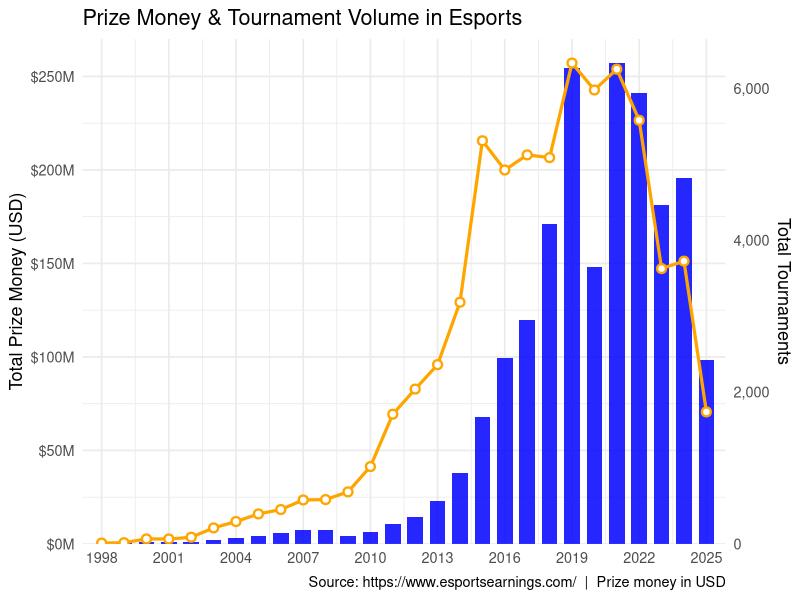
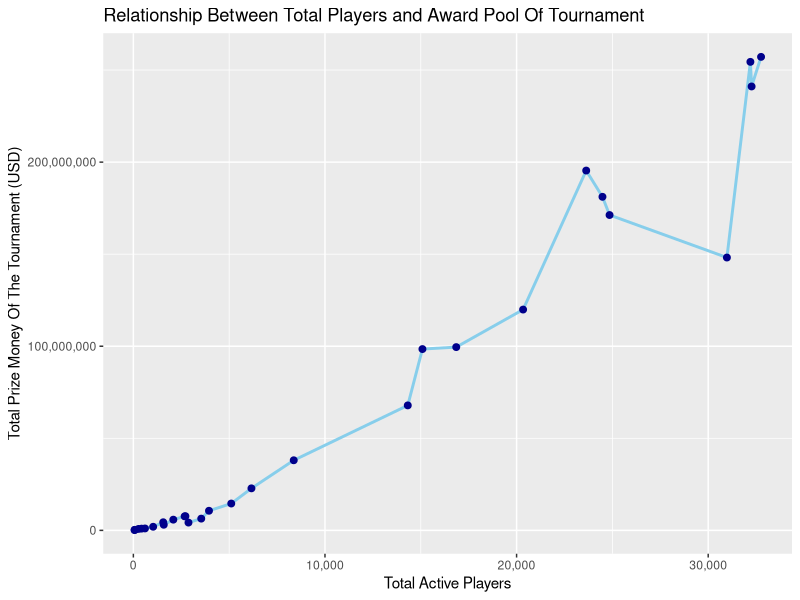

Here is the R script that generated these plots, in order:
## ---- chunk 1
library(tidyverse)
library(ggplot2)
library(scales)
## ---- chunk 2
#| label: fig-PrizeMoney-Tournaments
#| fig-cap: "Annual esports prize money (bars, left axis) and total tournaments held (line, right axis) from 1998 to 2025. Prize money values have been scaled to millions of USD for readability."
df <- read_csv("Esports_Stats.csv") |>
  rename(
    year              = year,
    prize_money       = `Total Prize Money`,
    total_tournaments = `Total Tournaments`
  ) |>
  select(year, prize_money, total_tournaments)

scale_factor <- max(df$prize_money) / max(df$total_tournaments)

col_prize  <- "blue"   # blue  — prize money
col_tourn  <- "orange"   # orange — tournament

p <- ggplot(df, aes(x = year)) +

  geom_col(
    aes(y = prize_money),
    fill  = col_prize,
    alpha = 0.85,
    width = 0.7
  ) +
  geom_line(
    aes(y = total_tournaments * scale_factor),
    color     = col_tourn,
    linewidth = 1.1
  ) +
  geom_point(
    aes(y = total_tournaments * scale_factor),
    color = col_tourn,
    size  = 2.2,
    shape = 21,
    fill  = "white",
    stroke = 1.2
  ) +
  
  # Dual y-axes
  scale_y_continuous(
    name   = "Total Prize Money (USD)",
    labels = function(x) paste0("$", x / 1e6, "M"),
    expand = expansion(mult = c(0, 0.05)),
    sec.axis = sec_axis(
      transform = ~ . / scale_factor,
      name      = "Total Tournaments",
      labels    = function(x) formatC(x, format = "d", big.mark = ",")
    )
  ) +
  scale_x_continuous(
    breaks = seq(1998, 2025, by = 3),
    expand = expansion(add = 0.5)
  ) +

  theme_minimal(base_size = 13) +
  
  labs(
    title    = "Prize Money & Tournament Volume in Esports",
    x        = NULL,
    caption  = "Source: https://www.esportsearnings.com/  |  Prize money in USD"
  )
p

## ---- chunk 3
#type the code of graph there
## ---- chunk 4
#| label: fig-PlayersAndPrice
#| fig-cap: "Relationship Between Total Players and Award Pool Of Tournament"
#| fig-pos: H
#| fig-width: 9
#| fig-height: 4.5

dataTable <- read.csv("Esports_Stats.csv", check.names = FALSE)
ggplot(dataTable, aes(x = `Total Active Players`, y = `Total Prize Money`)) +
  geom_line(color = "skyblue", linewidth = 1) +
  geom_point(color = "darkblue", size = 2) +
  scale_x_continuous(labels = comma) +
  scale_y_continuous(labels = comma) +
  labs(
    title = "Relationship Between Total Players and Award Pool Of Tournament",
    x = "Total Active Players",
    y = "Total Prize Money Of The Tournament (USD)"
  )
